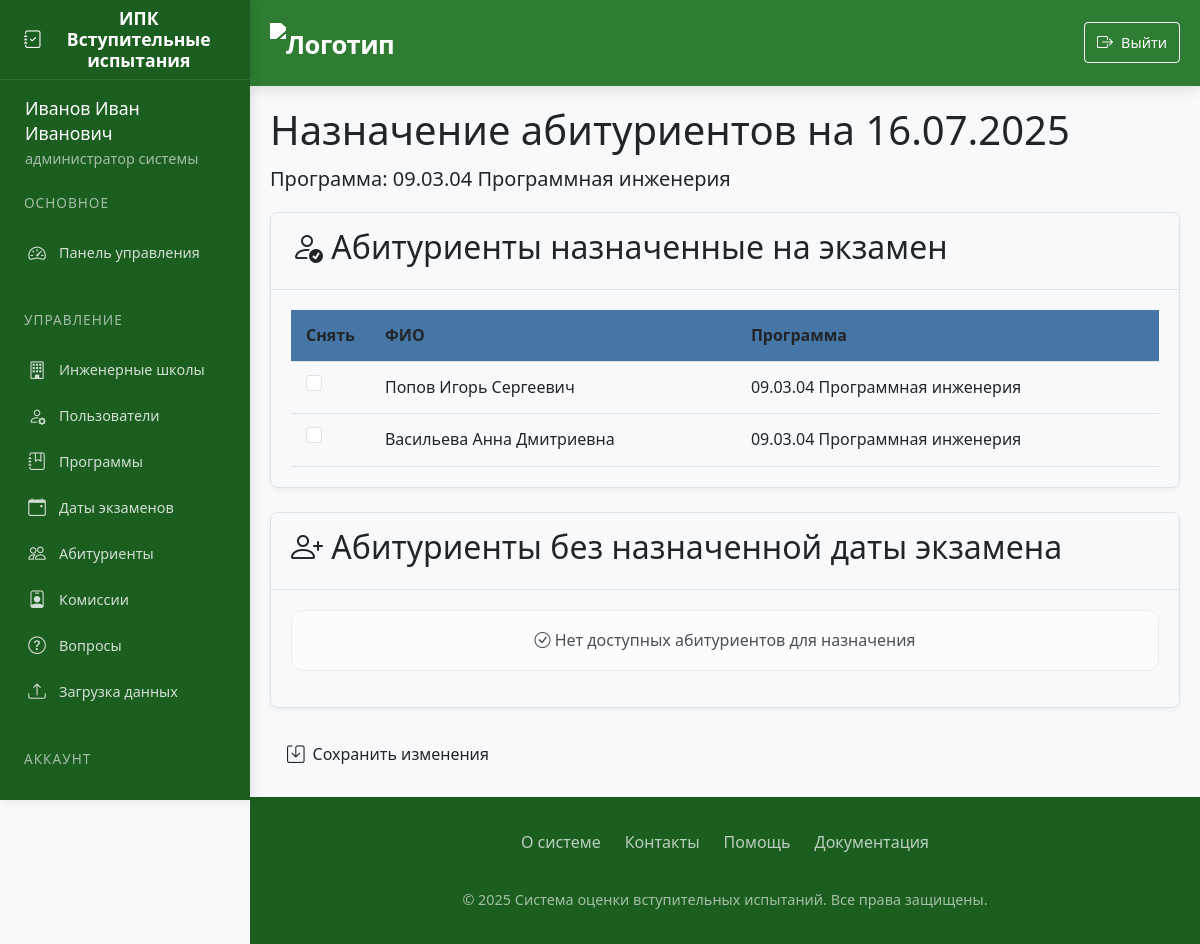
Page /assign_applicants/2 (signed in) on the earlier database version.
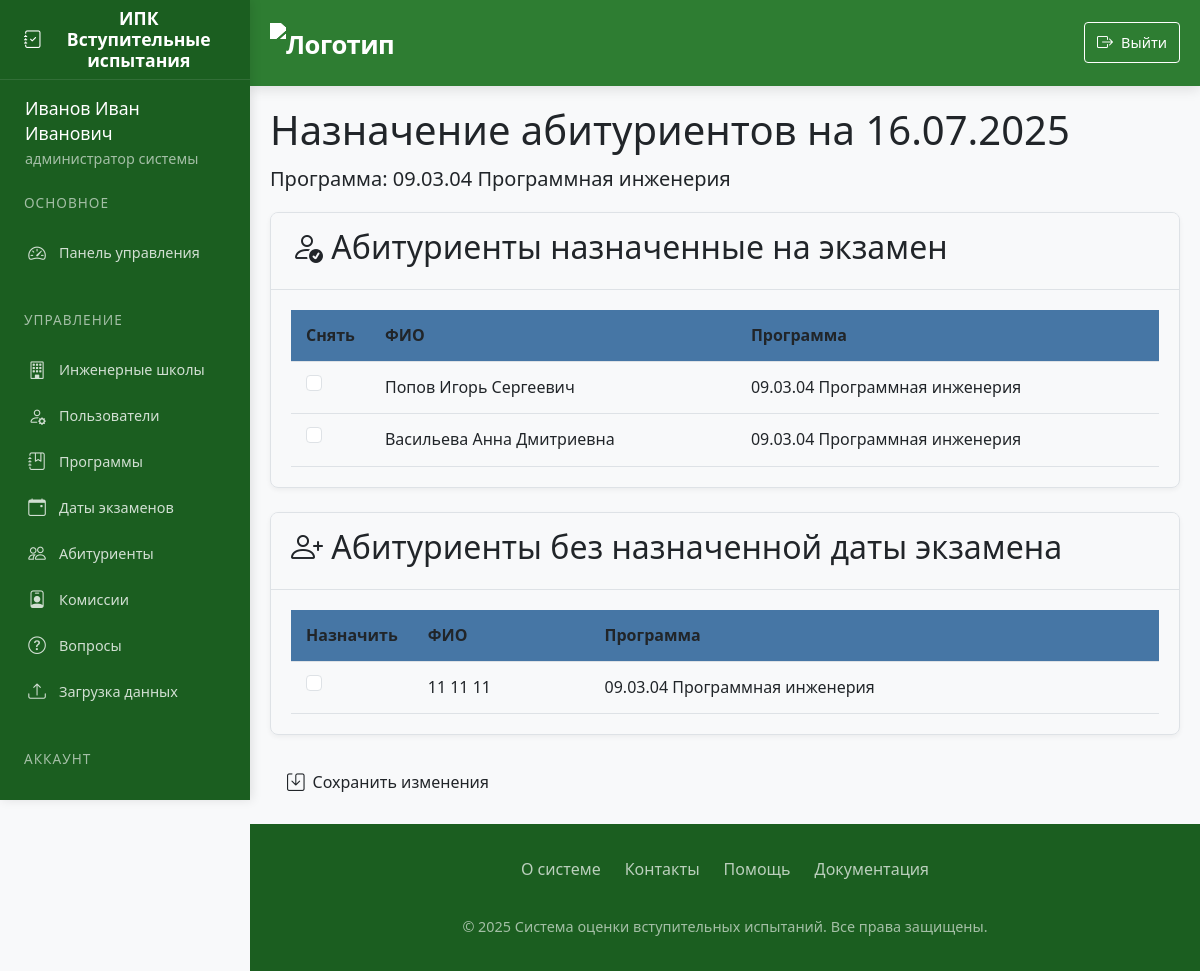
Same page on the later database version.
### app/models.py (models this page shows)
class Applicant(db.Model):
    id = db.Column(db.Integer, primary_key=True)
    full_name = db.Column(db.String(200), nullable=False)
    program_id = db.Column(db.Integer, db.ForeignKey('program.id'), nullable=False)
    exam_date_id = db.Column(db.Integer, db.ForeignKey('exam_date.id'))
    scores = db.relationship('Score', backref='applicant', lazy=True, cascade='all, delete-orphan')

class Program(db.Model):
    id = db.Column(db.Integer, primary_key=True)
    code = db.Column(db.String(50), nullable=False)
    name = db.Column(db.String(200), nullable=False)
    school_id = db.Column(db.Integer, db.ForeignKey('engineering_school.id'))
    questions = db.relationship('Question', backref='program', lazy=True, cascade='all, delete-orphan')
    standard_commission = db.relationship('StandardCommission', backref='program', lazy=True, cascade='all, delete-orphan')
    applicants = db.relationship('Applicant', backref='program', lazy=True, cascade='all, delete-orphan', passive_deletes=True)
    exam_dates = db.relationship('ExamDate', backref='program', lazy=True, cascade='all, delete-orphan',passive_deletes=True)
    oop = db.relationship("Oop", backref='program', lazy=True, cascade='all, delete-orphan')  # Важно: cascade

### app/routes.py (the view, shortened to what this page needs)
@routes.route('/assign_applicants/<int:exam_date_id>', methods=['GET', 'POST'])
@login_required
def assign_applicants(exam_date_id):
    if current_user.role not in ['admin', 'secretary']:
        abort(403)
    exam_date = ExamDate.query.get_or_404(exam_date_id)
    program_id = exam_date.program_id
    if not check_program_access(program_id):
        abort(403)
    assigned_applicants = Applicant.query.filter_by(
        program_id=program_id,
        exam_date_id=exam_date_id
    ).all()
    unassigned_applicants = Applicant.query.filter_by(
        program_id=program_id,
        exam_date_id=None
    ).all()
    return render_template(
        'assign_applicants.html',
        exam_date=exam_date,
        assigned_applicants=assigned_applicants,
        unassigned_applicants=unassigned_applicants
    )

### app/routes.py (called while the page is built)
def check_program_access(program_id):
    if current_user.role == 'admin':
        return True
    elif current_user.role == 'secretary':
        program = Program.query.get_or_404(program_id)
        return program.school_id == current_user.school_id
    return False

### app/templates/assign_applicants.html (shortened to what this page needs)
{% extends "base.html" %}
{% block content %}
<div class="spacer-lg">
    <h1>Назначение абитуриентов на {{ exam_date.date.strftime('%d.%m.%Y') }}</h1>
    <p class="lead">Программа: <strong>{{ exam_date.program.code }} {{ exam_date.program.name }}</strong></p>
    <form method="POST">
        <div class="card-elegant mb-4">
            <div class="card-header-elegant">
                <h2><i class="bi bi-person-check"></i> Абитуриенты назначенные на экзамен</h2>
            </div>
            <div class="card-body">
                {% if assigned_applicants %}
                <div class="table-responsive">
                    <table class="elegant-table">
                        <thead>
                            <tr>
                                <th width="50px">Снять</th>
                                <th>ФИО</th>
                                <th>Программа</th>
                            </tr>
                        </thead>
                        <tbody>
                            {% for applicant in assigned_applicants %}
                            <tr>
                                <td>
                                    <div class="form-check">
                                        <input class="form-check-input" type="checkbox"
                                               name="unassign_ids" value="{{ applicant.id }}">
                                    </div>
                                </td>
                                <td>{{ applicant.full_name }}</td>
                                <td>{{ applicant.program.code }} {{ applicant.program.name }}</td>
                            </tr>
                            {% endfor %}
                        </tbody>
                    </table>
                </div>
                {% else %}
                <div class="alert alert-light text-center">
                    <i class="bi bi-info-circle"></i> Нет назначенных абитуриентов
                </div>
                {% endif %}
            </div>
        </div>
        <div class="card-elegant">
            <div class="card-header-elegant">
                <h2><i class="bi bi-person-plus"></i> Абитуриенты без назначенной даты экзамена</h2>
            </div>
            <div class="card-body">
                {% if unassigned_applicants %}
                <div class="table-responsive">
                    <table class="elegant-table">
                        <thead>
                            <tr>
                                <th width="50px">Назначить</th>
                                <th>ФИО</th>
                                <th>Программа</th>
                            </tr>
                        </thead>
                        <tbody>
                            {% for applicant in unassigned_applicants %}
                            <tr>
                                <td>
                                    <div class="form-check">
                                        <input class="form-check-input" type="checkbox"
                                               name="assign_ids" value="{{ applicant.id }}">
                                    </div>
                                </td>
                                <td>{{ applicant.full_name }}</td>
                                <td>{{ applicant.program.code }} {{ applicant.program.name }}</td>
                            </tr>
                            {% endfor %}
                        </tbody>
                    </table>
                </div>
                {% else %}
                <div class="alert alert-light text-center">
                    <i class="bi bi-check-circle"></i> Нет доступных абитуриентов для назначения
                </div>
                {% endif %}
            </div>
        </div>
        {% if assigned_applicants or unassigned_applicants %}
        <div class="mt-4">
            <button type="submit" class="btn btn-primary-elegant w-100">
                <i class="bi bi-save"></i> Сохранить изменения
            </button>
        </div>
        {% endif %}
    </form>
</div>
{% endblock %}

Differences in the rows shown:
added Applicant: full_name "11 11 11", program.code "09.03.04", program.name "Программная инженерия", shown under "Абитуриенты без назначенной даты экзамена"
Other differences:
text no longer shown: "Нет доступных абитуриентов для назначения"
text now shown: "Назначить ФИО Программа"
